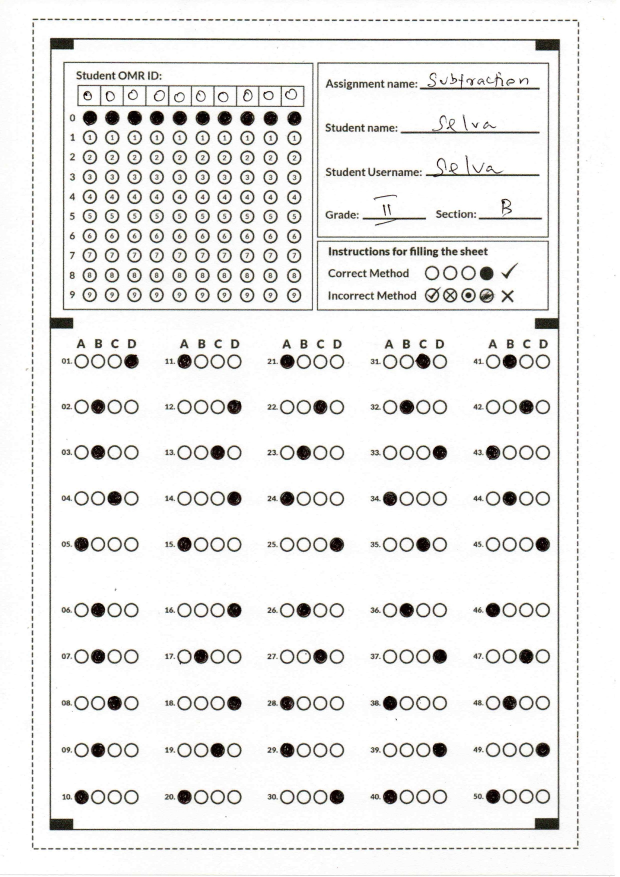
#> input picture OMR_ANSWER_KEY_page-0001.jpg, 1240 x 1753 px (shown at 1/2 size)
$ python omr_answer.py
#> lines starting #> are read from the running program, lines starting #| are printed output that depends on the picture; after the words box and inside, x2 and y2 are one past the last pixel; in counts of white or black regions, pixels touching at a corner belong together
### utils.py
import numpy as np
import cv2

# [107 lines left out: functions split_boxes_answer, get_rectangle_corners, crop_rectangle_region, split_boxes_omr_id, not called in this run]

def getNameContours(img):
    contours,_ = cv2.findContours(img,cv2.RETR_EXTERNAL,cv2.CHAIN_APPROX_NONE)
    img_area = img.shape[0] * img.shape[1]
    for cnt in contours:
        area = cv2.contourArea(cnt)
        if area > 0.115 * img_area:
            return cnt

# [133 lines left out: functions get_third_largest_contour, showTopContours, split_omr_bubble_grid, split_question_into_options, split_question_into_options, split_and_crop_omr_bubbles, not called in this run]

### omr_answer.py
import cv2
import numpy as np
import utils

path = "OMR_ANSWER_KEY_page-0001.jpg"

# load the image
img = cv2.imread(path)
#> img is the input picture: shape (1753, 1240, 3); mean B, G, R 235.2, 236.2, 236.5
img = cv2.resize(img, (600, 600))
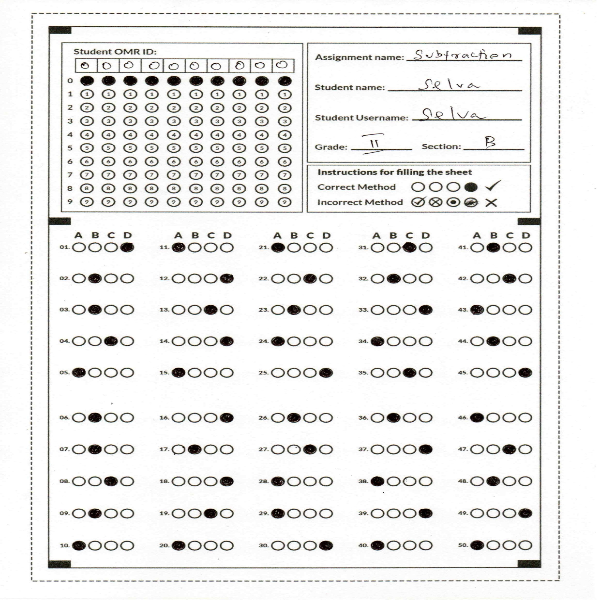
#> img: shape (600, 600, 3); mean B, G, R 235.2, 236.2, 236.5
img_contours = img.copy()

# preprocessing the image
gray = cv2.cvtColor(img, cv2.COLOR_BGR2GRAY)
blur = cv2.GaussianBlur(gray, (5, 5), 0)
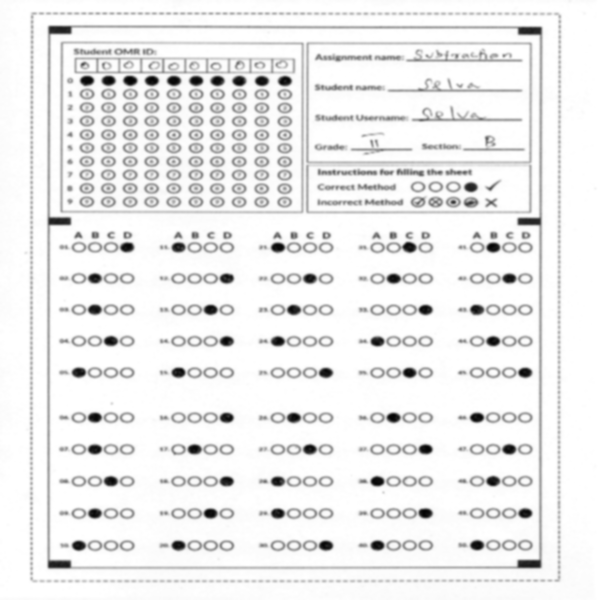
#> blur: shape (600, 600); min 3, max 255, mean 236.2
canny = cv2.Canny(blur, 10, 25)
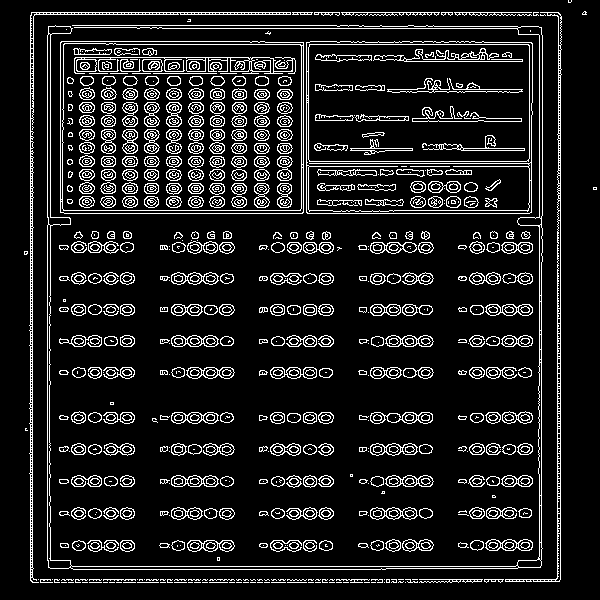
#> canny: shape (600, 600); 11.7% white in thin lines or dots
thresh = cv2.threshold(blur, 150, 255, cv2.THRESH_BINARY_INV)[1]
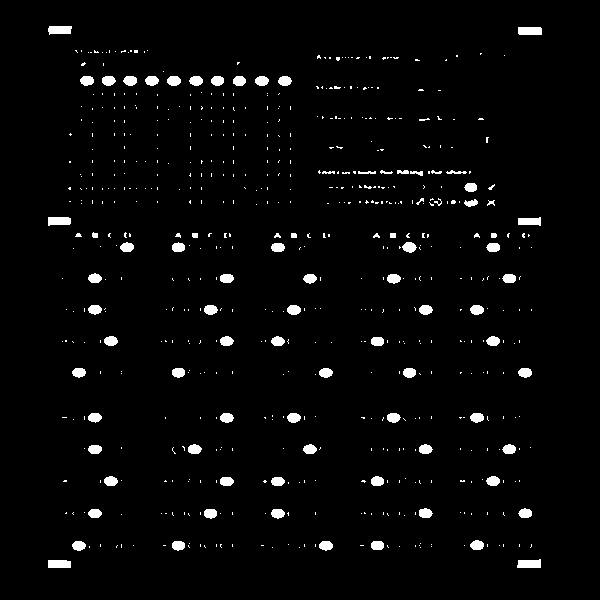
#> thresh: shape (600, 600); 2.8% white; 620 white regions (534 under 20 px)

# detecting contours
#contours, hierarchy = cv2.findContours(canny, cv2.RETR_EXTERNAL, cv2.CHAIN_APPROX_NONE)
#cv2.drawContours(img_contours, contours, -1, (0, 255, 0), 3)
omr_id_contour = utils.getNameContours(canny)
#> in getNameContours, `contours,_ = cv2.findContours(img,cv2.RETR_EXTERNAL,cv2.CHAIN_APPROX_N..`: contours = 392 contours, 168 with area under 20; largest, box (x1, y1, x2, y2) and area: (60, 41, 304, 214) 41749, (306, 41, 533, 214) 38637, (47, 25, 543, 570) 4919, (29, 12, 291, 583) 1717, (505, 12, 562, 582) 1658
#> the loop in getNameContours, `for cnt in contours:` made 377 passes
#> area on passes 34 to 35: 28.5, 67
#> omr_id_contour = contour of 826 points, box (x1, y1, x2, y2) (60, 41, 304, 214), area 41749
if omr_id_contour is not None:
    x, y, w, h = cv2.boundingRect(omr_id_contour)
#> x = 60; y = 41; w = 244; h = 173
    omr_id_region = canny[y:y+h, x:x+w]
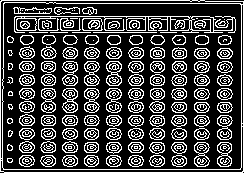
#> omr_id_region: shape (173, 244); 26.7% white in thin lines or dots
    cv2.imshow("omr_id_region", omr_id_region)
else:
    print("OMR ID contour not found.")


# find rectangles
#rectCon = utils.rectContours(contours)
#biggest_contour = rectCon[0]
#print(len(biggest_contour))


# output
cv2.imshow("gray",gray)
cv2.imshow("blur",blur)
cv2.imshow("canny",canny)
cv2.imshow("thresh",thresh)
#cv2.imshow("Contours Detected", img_contours)


cv2.waitKey(0)
